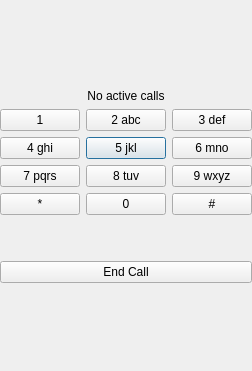
<?xml version="1.0" encoding="UTF-8"?>
<ui version="4.0">
 <class>CallsActionMenu</class>
 <widget class="QDialog" name="CallsActionMenu">
  <property name="geometry">
   <rect>
    <x>0</x>
    <y>0</y>
    <width>213</width>
    <height>371</height>
   </rect>
  </property>
  <property name="windowTitle">
   <string>Dialog</string>
  </property>
  <layout class="QGridLayout" name="gridLayout_2">
   <property name="margin">
    <number>0</number>
   </property>
   <item row="0" column="0">
    <spacer name="verticalSpacer">
     <property name="orientation">
      <enum>Qt::Vertical</enum>
     </property>
     <property name="sizeHint" stdset="0">
      <size>
       <width>20</width>
       <height>9</height>
      </size>
     </property>
    </spacer>
   </item>
   <item row="2" column="0">
    <layout class="QGridLayout" name="gridLayout">
     <item row="1" column="1">
      <widget class="QPushButton" name="btAm5">
       <property name="accessibleName">
        <string>0x35</string>
       </property>
       <property name="text">
        <string>5 jkl</string>
       </property>
      </widget>
     </item>
     <item row="4" column="1">
      <spacer name="verticalSpacer_4">
       <property name="orientation">
        <enum>Qt::Vertical</enum>
       </property>
       <property name="sizeHint" stdset="0">
        <size>
         <width>20</width>
         <height>40</height>
        </size>
       </property>
      </spacer>
     </item>
     <item row="0" column="1">
      <widget class="QPushButton" name="btAm2">
       <property name="accessibleName">
        <string>0x32</string>
       </property>
       <property name="text">
        <string>2 abc</string>
       </property>
      </widget>
     </item>
     <item row="1" column="2">
      <widget class="QPushButton" name="btAm6">
       <property name="accessibleName">
        <string>0x36</string>
       </property>
       <property name="text">
        <string>6 mno</string>
       </property>
      </widget>
     </item>
     <item row="2" column="0">
      <widget class="QPushButton" name="btAm7">
       <property name="accessibleName">
        <string>0x37</string>
       </property>
       <property name="text">
        <string>7 pqrs</string>
       </property>
      </widget>
     </item>
     <item row="3" column="2">
      <widget class="QPushButton" name="btAmPound">
       <property name="accessibleName">
        <string>0x23</string>
       </property>
       <property name="text">
        <string>#</string>
       </property>
      </widget>
     </item>
     <item row="2" column="1">
      <widget class="QPushButton" name="btAm8">
       <property name="accessibleName">
        <string>0x38</string>
       </property>
       <property name="text">
        <string>8 tuv</string>
       </property>
      </widget>
     </item>
     <item row="0" column="2">
      <widget class="QPushButton" name="btAm3">
       <property name="accessibleName">
        <string>0x33</string>
       </property>
       <property name="text">
        <string>3 def</string>
       </property>
      </widget>
     </item>
     <item row="6" column="0" colspan="3">
      <widget class="QPushButton" name="btAmHangup">
       <property name="accessibleName">
        <string>0x01000000</string>
       </property>
       <property name="text">
        <string>End Call</string>
       </property>
       <property name="icon">
        <iconset resource="taki.qrc">
         <normaloff>:/icons/hangup.png</normaloff>
         <disabledoff>:/icons/hangup-disbl.png</disabledoff>
         <disabledon>:/icons/hangup-disbl.png</disabledon>:/icons/hangup.png</iconset>
       </property>
       <property name="iconSize">
        <size>
         <width>16</width>
         <height>16</height>
        </size>
       </property>
      </widget>
     </item>
     <item row="2" column="2">
      <widget class="QPushButton" name="btAm9">
       <property name="accessibleName">
        <string>0x39</string>
       </property>
       <property name="text">
        <string>9 wxyz</string>
       </property>
      </widget>
     </item>
     <item row="3" column="1">
      <widget class="QPushButton" name="btAm0">
       <property name="accessibleName">
        <string>0x30</string>
       </property>
       <property name="text">
        <string>0</string>
       </property>
      </widget>
     </item>
     <item row="1" column="0">
      <widget class="QPushButton" name="btAm4">
       <property name="accessibleName">
        <string>0x34</string>
       </property>
       <property name="text">
        <string>4 ghi</string>
       </property>
      </widget>
     </item>
     <item row="0" column="0">
      <widget class="QPushButton" name="btAm1">
       <property name="accessibleName">
        <string>0x31</string>
       </property>
       <property name="text">
        <string>1</string>
       </property>
      </widget>
     </item>
     <item row="3" column="0">
      <widget class="QPushButton" name="btAmStar">
       <property name="accessibleName">
        <string>0x2a</string>
       </property>
       <property name="text">
        <string>*</string>
       </property>
      </widget>
     </item>
    </layout>
   </item>
   <item row="3" column="0">
    <spacer name="verticalSpacer_3">
     <property name="orientation">
      <enum>Qt::Vertical</enum>
     </property>
     <property name="sizeHint" stdset="0">
      <size>
       <width>20</width>
       <height>9</height>
      </size>
     </property>
    </spacer>
   </item>
   <item row="1" column="0">
    <widget class="QLabel" name="lbNoActCalls">
     <property name="text">
      <string>No active calls</string>
     </property>
     <property name="alignment">
      <set>Qt::AlignCenter</set>
     </property>
    </widget>
   </item>
  </layout>
 </widget>
 <resources>
  <include location="taki.qrc"/>
 </resources>
 <connections>
  <connection>
   <sender>btAmHangup</sender>
   <signal>released()</signal>
   <receiver>CallsActionMenu</receiver>
   <slot>accept()</slot>
   <hints>
    <hint type="sourcelabel">
     <x>134</x>
     <y>344</y>
    </hint>
    <hint type="destinationlabel">
     <x>63</x>
     <y>244</y>
    </hint>
   </hints>
  </connection>
 </connections>
</ui>
